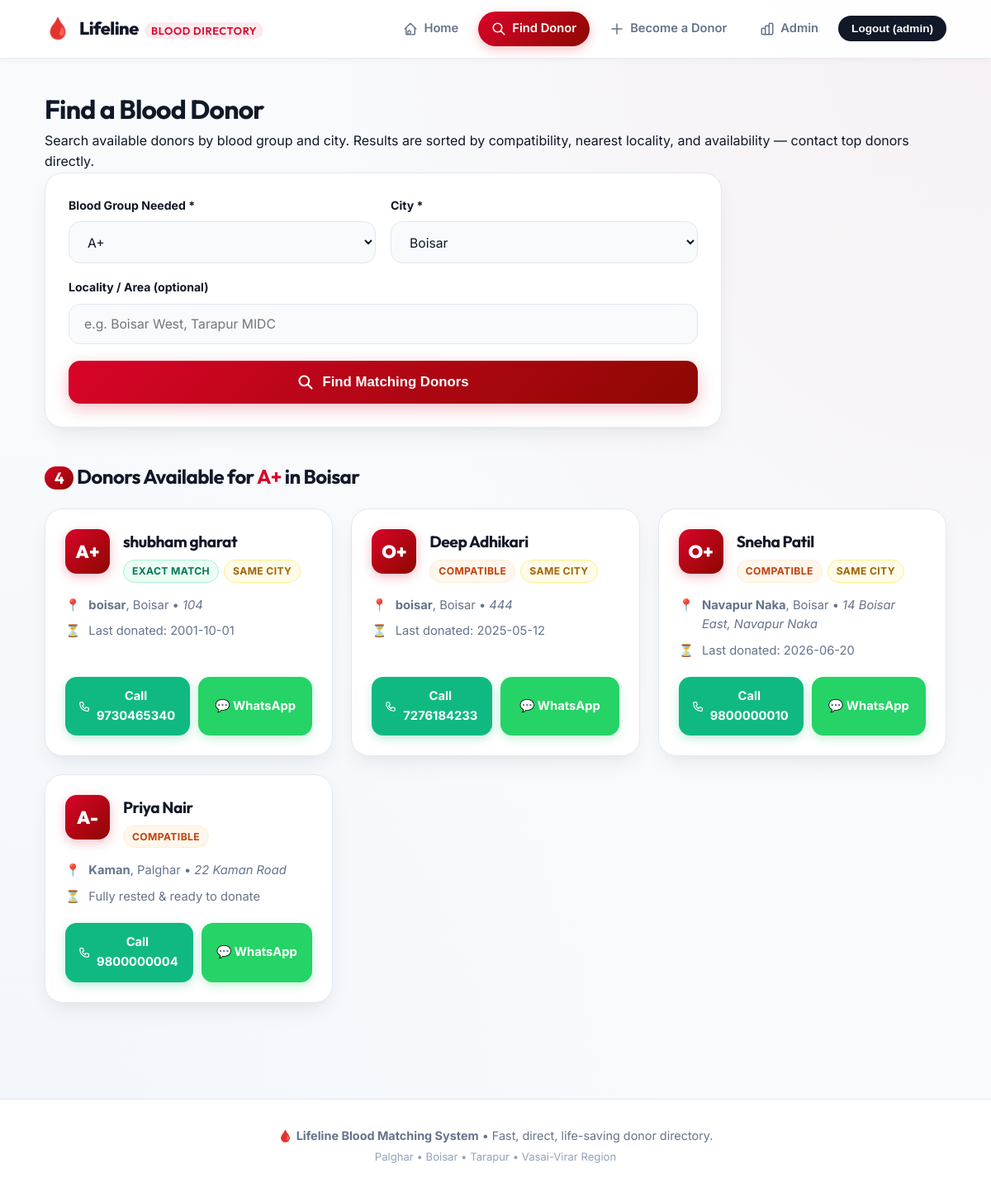
The app's page /search?blood_group=A+&city=Boisar (signed in) with its own data.
### tables this page shows
CREATE TABLE donors (
    donor_id            INTEGER PRIMARY KEY AUTOINCREMENT,
    name                TEXT NOT NULL,
    blood_group         TEXT NOT NULL CHECK (blood_group IN
                          ('A+','A-','B+','B-','AB+','AB-','O+','O-')),
    phone               TEXT NOT NULL UNIQUE,
    email               TEXT,
    address             TEXT NOT NULL,       -- full street address / landmark
    locality            TEXT NOT NULL,       -- area / neighbourhood (e.g. "Andheri East")
    city                TEXT NOT NULL,
    availability        INTEGER NOT NULL DEFAULT 1,   -- 1 = available, 0 = not available
    last_donation_date  TEXT,                          -- NULL if never donated
    age                 INTEGER,
    gender              TEXT,
    registered_on       TEXT DEFAULT (datetime('now'))
);

### app.py (the view)
@app.route("/search", methods=["GET"])
def search():
    blood_group = request.args.get("blood_group", "")
    city = request.args.get("city", "")
    locality = request.args.get("locality", "").strip()
    results = None
    if blood_group and city:
        if blood_group not in ALL_BLOOD_GROUPS:
            flash(f"'{blood_group}' is not a valid blood group.", "error")
            blood_group = ""
        else:
            compatible_groups = compatible_donor_groups(blood_group)
            candidate_donors = db_manager.get_donors_by_groups(compatible_groups)
            results = search_donors(blood_group, city, locality or None, candidate_donors)
            db_manager.log_search(blood_group, city, locality or None, len(results))
    return render_template(
        "search.html",
        blood_groups=ALL_BLOOD_GROUPS,
        cities=CITIES,
        selected_blood_group=blood_group,
        selected_city=city,
        selected_locality=locality,
        results=results,
    )

### core/compatibility.py (called while the page is built)
def compatible_donor_groups(patient_blood_group: str):
    return CAN_RECEIVE_FROM.get(patient_blood_group, [])

### core/data_structures.py (called while the page is built)
    def build(self, donors):
        self._index.clear()
        for donor in donors:
            bg = donor["blood_group"]
            self._index.setdefault(bg, []).append(donor)

    def get_by_groups(self, blood_groups):
        result = []
        for bg in blood_groups:
            result.extend(self._index.get(bg, []))
        return result

### core/db_manager.py (called while the page is built)
def get_donors_by_groups(blood_groups):
    if not blood_groups:
        return []
    conn = get_connection()
    placeholders = ",".join("?" for _ in blood_groups)
    query = f"SELECT * FROM donors WHERE availability = 1 AND blood_group IN ({placeholders}) ORDER BY donor_id DESC"
    rows = conn.execute(query, tuple(blood_groups)).fetchall()
    conn.close()
    return [dict(r) for r in rows]

def log_search(blood_group, city, locality, results_found):
    conn = get_connection()
    try:
        conn.execute(
            """INSERT INTO search_log (blood_group, city, locality, results_found)
               VALUES (?,?,?,?)""",
            (blood_group, city, locality, results_found),
        )
        conn.commit()
    except sqlite3.IntegrityError:
        conn.rollback()
    finally:
        conn.close()

### core/search_engine.py (called while the page is built)
def is_donor_eligible(donor, today=None):
    if today is None:
        today = datetime.now()
    if not donor["availability"]:
        return False
    last_date_str = donor["last_donation_date"]
    if not last_date_str:
        return True
    last_date = datetime.strptime(last_date_str[:10], "%Y-%m-%d")
    days_since = (today - last_date).days
    return days_since >= DONOR_REST_PERIOD_DAYS

def days_since_last_donation(donor, today=None):
    if today is None:
        today = datetime.now()
    last_date_str = donor["last_donation_date"]
    if not last_date_str:
        return float("inf")
    last_date = datetime.strptime(last_date_str[:10], "%Y-%m-%d")
    return (today - last_date).days

### database/db_setup.py (called while the page is built)
def get_connection():
    conn = sqlite3.connect(DB_PATH)
    conn.execute("PRAGMA foreign_keys = ON")
    conn.row_factory = sqlite3.Row
    return conn

### templates/search.html (shortened to what this page needs)
{% extends "base.html" %}
{% block content %}
<div class="page-header">
  <h1>Find a Blood Donor</h1>
  <p class="subtitle">Search available donors by blood group and city. Results are sorted by compatibility, nearest locality, and availability — contact top donors directly.</p>
</div>
<form method="GET" action="{{ url_for('search') }}" class="glass-card form-card search-form-card">
  <div class="form-grid">
    <div class="field-group">
      <label class="field-label">Blood Group Needed *</label>
      <select name="blood_group" required class="custom-input">
        {% for bg in blood_groups %}
          <option value="{{ bg }}" {% if bg == selected_blood_group %}selected{% endif %}>{{ bg }}</option>
        {% endfor %}
      </select>
    </div>
    <div class="field-group">
      <label class="field-label">City *</label>
      <select name="city" required class="custom-input">
        {% for c in cities %}
          <option value="{{ c }}" {% if c == selected_city %}selected{% endif %}>{{ c }}</option>
        {% endfor %}
      </select>
    </div>
    <div class="field-group full-width">
      <label class="field-label">Locality / Area (optional)</label>
      <input type="text" name="locality" value="{{ selected_locality }}" placeholder="e.g. Boisar West, Tarapur MIDC" class="custom-input">
    </div>
  </div>
  <button type="submit" class="btn-hero-action btn-search-submit">
    <svg width="20" height="20" fill="none" stroke="currentColor" viewBox="0 0 24 24"><path stroke-linecap="round" stroke-linejoin="round" stroke-width="2.5" d="M21 21l-6-6m2-5a7 7 0 11-14 0 7 7 0 0114 0z"/></svg>
    Find Matching Donors
  </button>
</form>
{% if results is not none %}
  <div class="results-header">
    <h2>
      {% if results %}
        <span class="count-badge">{{ results|length }}</span> Donors Available for <span class="bg-text">{{ selected_blood_group }}</span> in {{ selected_city }}
      {% else %}
        No Donors Found
      {% endif %}
    </h2>
  </div>
  {% if results %}
    <div class="donor-cards-grid">
      {% for d in results %}
      <div class="donor-card glass-card">
        <div class="donor-header">
          <div class="bg-avatar">{{ d.blood_group }}</div>
          <div class="donor-info">
            <h3 class="donor-name">{{ d.name }}</h3>
            <div class="donor-badges">
              {% if d.blood_group == selected_blood_group %}
                <span class="badge badge-exact">Exact Match</span>
              {% else %}
                <span class="badge badge-compat">Compatible</span>
              {% endif %}
              {% if selected_locality and d.locality.lower() == selected_locality.lower() %}
                <span class="badge badge-locality">Same Locality</span>
              {% elif d.city.lower() == selected_city.lower() %}
                <span class="badge badge-city">Same City</span>
              {% endif %}
            </div>
          </div>
        </div>
        <div class="donor-body">
          <div class="info-row">
            <span class="info-icon">📍</span>
            <span class="info-text"><strong>{{ d.locality }}</strong>, {{ d.city }} &bull; <em>{{ d.address }}</em></span>
          </div>
          <div class="info-row">
            <span class="info-icon">⏳</span>
            <span class="info-text">
              {% if d.last_donation_date %}
                Last donated: {{ d.last_donation_date }}
              {% else %}
                Fully rested &amp; ready to donate
              {% endif %}
            </span>
          </div>
        </div>
        <div class="donor-actions-bar">
          <a href="tel:{{ d.phone }}" class="btn-action btn-action-call">
            Call {{ d.phone }}
          </a>
          <a href="https://wa.me/91{{ d.phone|replace(' ', '')|replace('-', '') }}?text=Emergency%3A%20Blood%20donor%20request%20for%20{{ selected_blood_group }}%20in%20{{ d.city }}" target="_blank" class="btn-action btn-action-whatsapp">
            💬 WhatsApp
          </a>
        </div>
      </div>
      {% endfor %}
    </div>
  {% else %}
    <div class="empty-state glass-card">
      <div class="empty-icon">🚨</div>
      <h3>No donors currently listed for this area</h3>
      <p>Try widening your search to adjacent cities or register new donors to help build the directory.</p>
    </div>
  {% endif %}
{% endif %}
{% endblock %}

### records on screen
donors: blood_group "A+", name "shubham gharat", shows "EXACT MATCH", shows "SAME CITY", locality "boisar", city "Boisar", address "104", last_donation_date "2001-10-01", phone "9730465340"
donors: blood_group "O+", name "Deep Adhikari", shows "COMPATIBLE", shows "SAME CITY", locality "boisar", city "Boisar", address "444", last_donation_date "2025-05-12", phone "7276184233"
donors: blood_group "O+", name "Sneha Patil", shows "COMPATIBLE", shows "SAME CITY", locality "Navapur Naka", city "Boisar", address "14 Boisar East, Navapur Naka", last_donation_date "2026-06-20", phone "9800000010"
donors: blood_group "A-", name "Priya Nair", shows "COMPATIBLE", locality "Kaman", city "Palghar", address "22 Kaman Road", shows "Fully rested & ready to donate", phone "9800000004"

### other values on screen
{{ session.get('admin_username') }} "admin"
{{ results|length }} "4"
{{ selected_blood_group }} "A+"
{{ selected_city }} "Boisar"
form field blood_group "A+"
form field city "Boisar"
